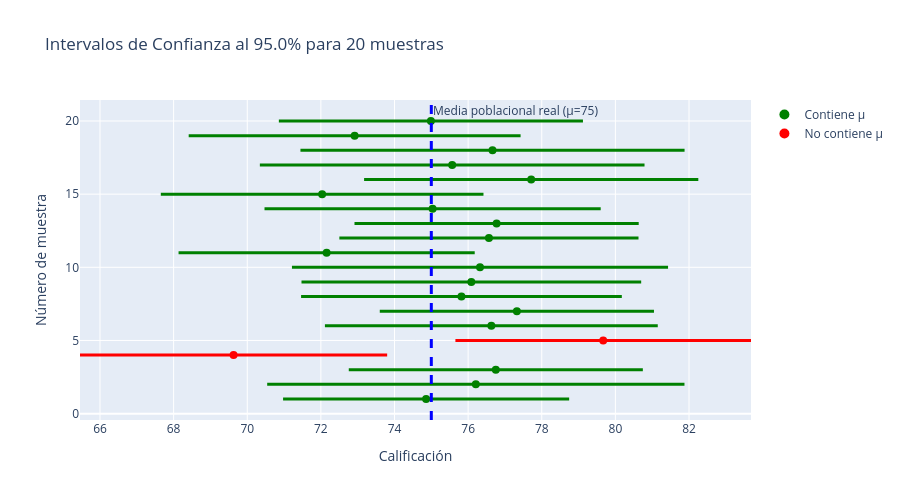

The notebook cell saved with this chart:
### Markdown cell above
### 4.4 Intervalo de Confianza para la Media

#### ¿Qué es un Intervalo de Confianza?

Un **intervalo de confianza** es un rango de valores que, con cierta probabilidad (ej. 95%), contiene el verdadero valor del parámetro poblacional que estamos estimando.

#### ¿Qué muestra el gráfico?

El siguiente gráfico muestra **20 experimentos diferentes** donde:
- Cada línea horizontal = una muestra diferente de 30 estudiantes
- Cada punto = la media de esa muestra específica  
- Cada línea = el rango donde "probablemente" está la media poblacional real
- La línea azul vertical = la media poblacional verdadera (μ=75)

#### ¿Qué significa que "no contiene μ"?

Cuando una línea es **roja**, significa que ese intervalo específico **NO incluye** la media poblacional real (75). Esto pasa porque:

1. **Es probabilístico**: Un intervalo del 95% significa que esperamos que ~5% fallen
2. **Mala suerte del muestreo**: Esa muestra particular no fue representativa  
3. **Es normal**: En 20 muestras, esperamos que ~1 falle (5% de 20 = 1)

#### ¿Cuándo se usa?

- **Estimación de parámetros**: Cuando no conocemos la población completa
- **Toma de decisiones**: Para evaluar rangos plausibles de valores
- **Comunicación de incertidumbre**: Para mostrar qué tan seguros estamos

#### ¿Por qué es importante en Machine Learning?

**1. Evaluación de Modelos**
```python
# En lugar de decir "precisión = 85%"
# Decimos "precisión = 85% ± 3%" (intervalo: 82%-88%)
```

**2. Comparación de Algoritmos**
- ¿Es realmente mejor el Modelo A vs Modelo B?
- Si los intervalos se superponen, la diferencia puede no ser significativa

**3. Confianza en Predicciones**
- Una predicción de "precio = $100,000" es menos útil que
- "precio = $100,000 ± $15,000 (IC 95%)"

**4. Validation Sets**
- Los resultados de validación cruzada incluyen intervalos de confianza
- Ayudan a detectar overfitting o modelos inestables

**En resumen**: Los intervalos de confianza nos dicen "qué tan seguros estamos" de nuestras estimaciones, algo crucial para tomar decisiones basadas en datos.

### Code cell
# Simulación: Calificaciones de un examen
# Población real con media = 75 y desviación = 12
poblacion_calificaciones = stats.norm.rvs(loc=75, scale=12, size=5000, random_state=42)

# Tomar varias muestras y calcular intervalos de confianza
n_muestras = 20
tamaño_muestra = 30
nivel_confianza = 0.95

resultados = []

for i in range(n_muestras):
    muestra = np.random.choice(poblacion_calificaciones, size=tamaño_muestra, replace=False)
    media_muestra = muestra.mean()
    error_estandar = stats.sem(muestra)
    
    # Intervalo de confianza usando t-distribution
    intervalo = stats.t.interval(nivel_confianza, 
                                 df=tamaño_muestra-1, 
                                 loc=media_muestra, 
                                 scale=error_estandar)
    
    resultados.append({
        'muestra': i+1,
        'media': media_muestra,
        'IC_inferior': intervalo[0],
        'IC_superior': intervalo[1],
        'contiene_media_real': intervalo[0] <= 75 <= intervalo[1]
    })

df_resultados = pd.DataFrame(resultados)

# Visualización de intervalos de confianza con Plotly
fig = go.Figure()

# Añadir intervalos de confianza
for idx, row in df_resultados.iterrows():
    color = 'green' if row['contiene_media_real'] else 'red'
    
    # Línea del intervalo
    fig.add_trace(go.Scatter(
        x=[row['IC_inferior'], row['IC_superior']],
        y=[row['muestra'], row['muestra']],
        mode='lines',
        line=dict(color=color, width=3),
        showlegend=False
    ))
    
    # Punto de la media
    fig.add_trace(go.Scatter(
        x=[row['media']],
        y=[row['muestra']],
        mode='markers',
        marker=dict(color=color, size=8),
        showlegend=False
    ))

# Línea vertical para media poblacional
fig.add_vline(x=75, line_dash="dash", line_color="blue", line_width=3,
              annotation_text="Media poblacional real (μ=75)")

# Añadir leyenda manual
fig.add_trace(go.Scatter(x=[None], y=[None], mode='markers',
                        marker=dict(color='green', size=10),
                        name='Contiene μ'))
fig.add_trace(go.Scatter(x=[None], y=[None], mode='markers',
                        marker=dict(color='red', size=10),
                        name='No contiene μ'))

fig.update_layout(
    xaxis_title="Calificación",
    yaxis_title="Número de muestra",
    title=f"Intervalos de Confianza al {nivel_confianza*100}% para {n_muestras} muestras",
    height=500,
    showlegend=True
)

fig.show()

# Resumen
cobertura = df_resultados['contiene_media_real'].mean() * 100
print(f"RESUMEN DE INTERVALOS DE CONFIANZA")
print(f"-" * 40)
print(f"Nivel de confianza teórico: {nivel_confianza*100}%")
print(f"Cobertura observada: {cobertura:.1f}%")
print(f"Intervalos que contienen μ: {df_resultados['contiene_media_real'].sum()}/{n_muestras}")

### Figure 1 — Plotly figure (JSON) as saved in the notebook; plotly's stock layout.template omitted (floating-point values rounded to 4 significant figures)
{"data": [{"line": {"color": "green", "width": 3}, "mode": "lines", "showlegend": false, "type": "scatter", "x": [70.97, 78.74], "y": [1, 1]}, {"marker": {"color": "green", "size": 8}, "mode": "markers", "showlegend": false, "type": "scatter", "x": [74.86], "y": [1]}, {"line": {"color": "green", "width": 3}, "mode": "lines", "showlegend": false, "type": "scatter", "x": [70.54, 81.88], "y": [2, 2]}, {"marker": {"color": "green", "size": 8}, "mode": "markers", "showlegend": false, "type": "scatter", "x": [76.21], "y": [2]}, {"line": {"color": "green", "width": 3}, "mode": "lines", "showlegend": false, "type": "scatter", "x": [72.76, 80.75], "y": [3, 3]}, {"marker": {"color": "green", "size": 8}, "mode": "markers", "showlegend": false, "type": "scatter", "x": [76.75], "y": [3]}, {"line": {"color": "red", "width": 3}, "mode": "lines", "showlegend": false, "type": "scatter", "x": [65.46, 73.8], "y": [4, 4]}, {"marker": {"color": "red", "size": 8}, "mode": "markers", "showlegend": false, "type": "scatter", "x": [69.63], "y": [4]}, {"line": {"color": "red", "width": 3}, "mode": "lines", "showlegend": false, "type": "scatter", "x": [75.65, 83.68], "y": [5, 5]}, {"marker": {"color": "red", "size": 8}, "mode": "markers", "showlegend": false, "type": "scatter", "x": [79.67], "y": [5]}, {"line": {"color": "green", "width": 3}, "mode": "lines", "showlegend": false, "type": "scatter", "x": [72.11, 81.15], "y": [6, 6]}, {"marker": {"color": "green", "size": 8}, "mode": "markers", "showlegend": false, "type": "scatter", "x": [76.63], "y": [6]}, {"line": {"color": "green", "width": 3}, "mode": "lines", "showlegend": false, "type": "scatter", "x": [73.6, 81.05], "y": [7, 7]}, {"marker": {"color": "green", "size": 8}, "mode": "markers", "showlegend": false, "type": "scatter", "x": [77.32], "y": [7]}, {"line": {"color": "green", "width": 3}, "mode": "lines", "showlegend": false, "type": "scatter", "x": [71.46, 80.17], "y": [8, 8]}, {"marker": {"color": "green", "size": 8}, "mode": "markers", "showlegend": false, "type": "scatter", "x": [75.82], "y": [8]}, {"line": {"color": "green", "width": 3}, "mode": "lines", "showlegend": false, "type": "scatter", "x": [71.47, 80.7], "y": [9, 9]}, {"marker": {"color": "green", "size": 8}, "mode": "markers", "showlegend": false, "type": "scatter", "x": [76.09], "y": [9]}, {"line": {"color": "green", "width": 3}, "mode": "lines", "showlegend": false, "type": "scatter", "x": [71.21, 81.43], "y": [10, 10]}, {"marker": {"color": "green", "size": 8}, "mode": "markers", "showlegend": false, "type": "scatter", "x": [76.32], "y": [10]}, {"line": {"color": "green", "width": 3}, "mode": "lines", "showlegend": false, "type": "scatter", "x": [68.13, 76.18], "y": [11, 11]}, {"marker": {"color": "green", "size": 8}, "mode": "markers", "showlegend": false, "type": "scatter", "x": [72.16], "y": [11]}, {"line": {"color": "green", "width": 3}, "mode": "lines", "showlegend": false, "type": "scatter", "x": [72.5, 80.63], "y": [12, 12]}, {"marker": {"color": "green", "size": 8}, "mode": "markers", "showlegend": false, "type": "scatter", "x": [76.57], "y": [12]}, {"line": {"color": "green", "width": 3}, "mode": "lines", "showlegend": false, "type": "scatter", "x": [72.91, 80.63], "y": [13, 13]}, {"marker": {"color": "green", "size": 8}, "mode": "markers", "showlegend": false, "type": "scatter", "x": [76.77], "y": [13]}, {"line": {"color": "green", "width": 3}, "mode": "lines", "showlegend": false, "type": "scatter", "x": [70.47, 79.6], "y": [14, 14]}, {"marker": {"color": "green", "size": 8}, "mode": "markers", "showlegend": false, "type": "scatter", "x": [75.04], "y": [14]}, {"line": {"color": "green", "width": 3}, "mode": "lines", "showlegend": false, "type": "scatter", "x": [67.65, 76.42], "y": [15, 15]}, {"marker": {"color": "green", "size": 8}, "mode": "markers", "showlegend": false, "type": "scatter", "x": [72.03], "y": [15]}, {"line": {"color": "green", "width": 3}, "mode": "lines", "showlegend": false, "type": "scatter", "x": [73.17, 82.25], "y": [16, 16]}, {"marker": {"color": "green", "size": 8}, "mode": "markers", "showlegend": false, "type": "scatter", "x": [77.71], "y": [16]}, {"line": {"color": "green", "width": 3}, "mode": "lines", "showlegend": false, "type": "scatter", "x": [70.34, 80.79], "y": [17, 17]}, {"marker": {"color": "green", "size": 8}, "mode": "markers", "showlegend": false, "type": "scatter", "x": [75.57], "y": [17]}, {"line": {"color": "green", "width": 3}, "mode": "lines", "showlegend": false, "type": "scatter", "x": [71.45, 81.88], "y": [18, 18]}, {"marker": {"color": "green", "size": 8}, "mode": "markers", "showlegend": false, "type": "scatter", "x": [76.66], "y": [18]}, {"line": {"color": "green", "width": 3}, "mode": "lines", "showlegend": false, "type": "scatter", "x": [68.41, 77.43], "y": [19, 19]}, {"marker": {"color": "green", "size": 8}, "mode": "markers", "showlegend": false, "type": "scatter", "x": [72.92], "y": [19]}, {"line": {"color": "green", "width": 3}, "mode": "lines", "showlegend": false, "type": "scatter", "x": [70.86, 79.12], "y": [20, 20]}, {"marker": {"color": "green", "size": 8}, "mode": "markers", "showlegend": false, "type": "scatter", "x": [74.99], "y": [20]}, {"marker": {"color": "green", "size": 10}, "mode": "markers", "name": "Contiene μ", "type": "scatter", "x": [null], "y": [null]}, {"marker": {"color": "red", "size": 10}, "mode": "markers", "name": "No contiene μ", "type": "scatter", "x": [null], "y": [null]}], "layout": {"annotations": [{"showarrow": false, "text": "Media poblacional real (μ=75)", "x": 75, "xanchor": "left", "xref": "x", "y": 1, "yanchor": "top", "yref": "y domain"}], "height": 500, "shapes": [{"line": {"color": "blue", "dash": "dash", "width": 3}, "type": "line", "x0": 75, "x1": 75, "xref": "x", "y0": 0, "y1": 1, "yref": "y domain"}], "showlegend": true, "title": {"text": "Intervalos de Confianza al 95.0% para 20 muestras"}, "xaxis": {"title": {"text": "Calificación"}}, "yaxis": {"title": {"text": "Número de muestra"}}}}
